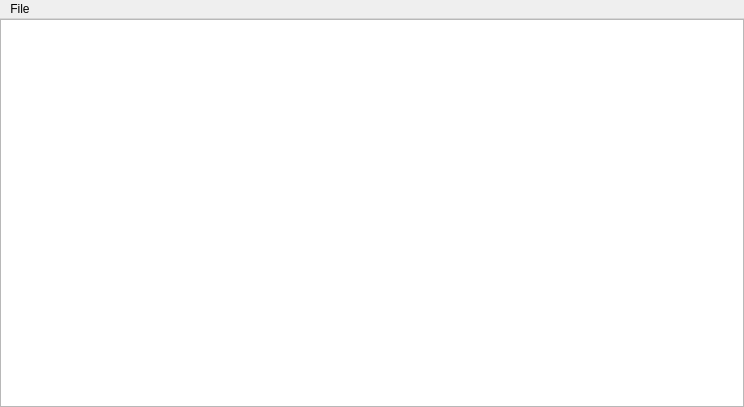
<?xml version="1.0" encoding="UTF-8"?>
<ui version="4.0">
 <class>MainWindow</class>
 <widget class="QMainWindow" name="MainWindow">
  <property name="geometry">
   <rect>
    <x>0</x>
    <y>0</y>
    <width>744</width>
    <height>407</height>
   </rect>
  </property>
  <property name="windowTitle">
   <string>XML Reader</string>
  </property>
  <property name="autoFillBackground">
   <bool>false</bool>
  </property>
  <widget class="QWidget" name="centralWidget">
   <property name="sizePolicy">
    <sizepolicy hsizetype="Expanding" vsizetype="Expanding">
     <horstretch>0</horstretch>
     <verstretch>0</verstretch>
    </sizepolicy>
   </property>
   <property name="maximumSize">
    <size>
     <width>16777215</width>
     <height>16777215</height>
    </size>
   </property>
   <layout class="QVBoxLayout" name="verticalLayout_2">
    <property name="leftMargin">
     <number>0</number>
    </property>
    <property name="topMargin">
     <number>0</number>
    </property>
    <property name="rightMargin">
     <number>0</number>
    </property>
    <property name="bottomMargin">
     <number>0</number>
    </property>
    <item>
     <layout class="QVBoxLayout" name="verticalLayout" stretch="0">
      <property name="spacing">
       <number>0</number>
      </property>
      <property name="sizeConstraint">
       <enum>QLayout::SetMaximumSize</enum>
      </property>
      <property name="topMargin">
       <number>0</number>
      </property>
      <item>
       <widget class="QTableView" name="tbv_text_editors">
        <property name="sizePolicy">
         <sizepolicy hsizetype="Expanding" vsizetype="Expanding">
          <horstretch>0</horstretch>
          <verstretch>0</verstretch>
         </sizepolicy>
        </property>
        <property name="minimumSize">
         <size>
          <width>501</width>
          <height>0</height>
         </size>
        </property>
        <property name="maximumSize">
         <size>
          <width>2000</width>
          <height>2000</height>
         </size>
        </property>
        <property name="font">
         <font>
          <family>Roboto</family>
          <pointsize>10</pointsize>
         </font>
        </property>
        <property name="cursor" stdset="0">
         <cursorShape>ArrowCursor</cursorShape>
        </property>
        <property name="sizeAdjustPolicy">
         <enum>QAbstractScrollArea::AdjustIgnored</enum>
        </property>
        <attribute name="horizontalHeaderCascadingSectionResizes">
         <bool>true</bool>
        </attribute>
        <attribute name="horizontalHeaderStretchLastSection">
         <bool>false</bool>
        </attribute>
        <attribute name="verticalHeaderCascadingSectionResizes">
         <bool>true</bool>
        </attribute>
        <attribute name="verticalHeaderDefaultSectionSize">
         <number>30</number>
        </attribute>
        <attribute name="verticalHeaderShowSortIndicator" stdset="0">
         <bool>false</bool>
        </attribute>
        <attribute name="verticalHeaderStretchLastSection">
         <bool>false</bool>
        </attribute>
       </widget>
      </item>
     </layout>
    </item>
   </layout>
  </widget>
  <widget class="QMenuBar" name="menuBar">
   <property name="geometry">
    <rect>
     <x>0</x>
     <y>0</y>
     <width>744</width>
     <height>20</height>
    </rect>
   </property>
   <property name="font">
    <font>
     <family>Segoe UI</family>
     <pointsize>9</pointsize>
    </font>
   </property>
   <widget class="QMenu" name="menuFile">
    <property name="title">
     <string>File</string>
    </property>
    <addaction name="actionOpen_File"/>
    <addaction name="actionOpen_Folder"/>
    <addaction name="separator"/>
    <addaction name="actionClear_database"/>
    <addaction name="separator"/>
    <addaction name="actionExit"/>
   </widget>
   <addaction name="menuFile"/>
  </widget>
  <action name="actionOpen_File">
   <property name="text">
    <string>Import File...</string>
   </property>
  </action>
  <action name="actionOpen_Folder">
   <property name="text">
    <string>Import Directory...</string>
   </property>
  </action>
  <action name="actionXML_File">
   <property name="text">
    <string>XML File...</string>
   </property>
  </action>
  <action name="actionSave">
   <property name="text">
    <string>Save</string>
   </property>
  </action>
  <action name="actionExit">
   <property name="text">
    <string>Exit</string>
   </property>
  </action>
  <action name="actionClear_database">
   <property name="text">
    <string>Clear database</string>
   </property>
  </action>
 </widget>
 <layoutdefault spacing="6" margin="11"/>
 <resources/>
 <connections/>
</ui>
